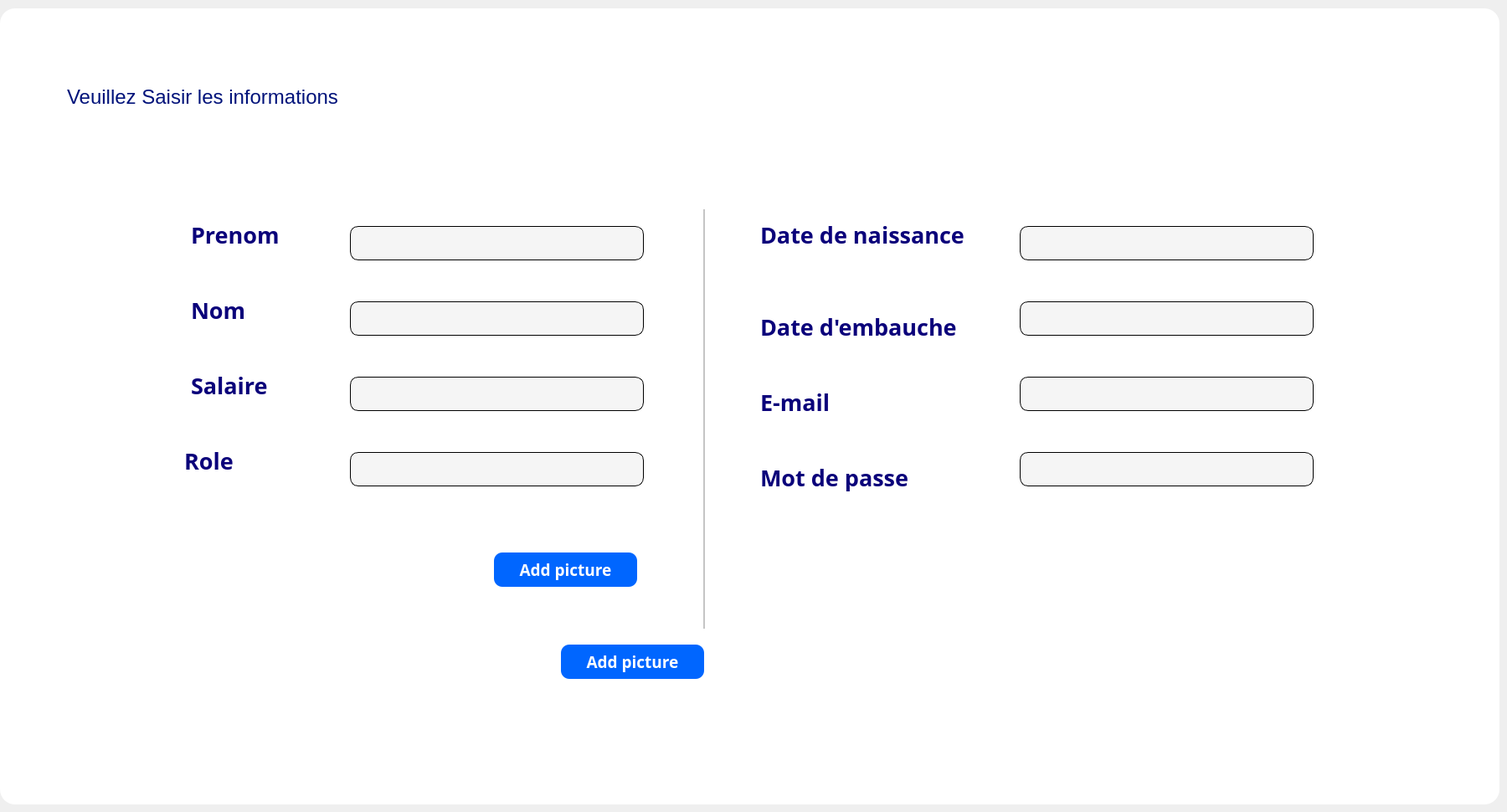
      <widget class="QWidget" name="tab_7">
       <attribute name="icon">
        <iconset resource="D:/volve/untitled22/res.qrc">
         <normaloff>:/icon/icons/icons8-crayon-64.png</normaloff>:/icon/icons/icons8-crayon-64.png</iconset>
       </attribute>
       <attribute name="title">
        <string>Modifier</string>
       </attribute>
       <widget class="QFrame" name="frame_27">
        <property name="geometry">
         <rect>
          <x>0</x>
          <y>10</y>
          <width>1791</width>
          <height>951</height>
         </rect>
        </property>
        <property name="styleSheet">
         <string notr="true">border-radius:18px;
background:white;
</string>
        </property>
        <property name="frameShape">
         <enum>QFrame::StyledPanel</enum>
        </property>
        <property name="frameShadow">
         <enum>QFrame::Raised</enum>
        </property>
        <widget class="QLineEdit" name="le_role_12">
         <property name="geometry">
          <rect>
           <x>418</x>
           <y>530</y>
           <width>351</width>
           <height>41</height>
          </rect>
         </property>
         <property name="styleSheet">
          <string notr="true">border-radius: 10px;
background: #F5F5F5;
border: 1px solid #000000;
padding-bottom:7px;</string>
         </property>
        </widget>
        <widget class="QLabel" name="lab_mdb_12">
         <property name="geometry">
          <rect>
           <x>908</x>
           <y>530</y>
           <width>181</width>
           <height>61</height>
          </rect>
         </property>
         <property name="font">
          <font>
           <family>Yu Gothic UI Semibold</family>
           <pointsize>20</pointsize>
           <weight>75</weight>
           <bold>true</bold>
          </font>
         </property>
         <property name="styleSheet">
          <string notr="true">color: rgb(10, 0, 122);</string>
         </property>
         <property name="text">
          <string>Mot de passe</string>
         </property>
        </widget>
        <widget class="QLineEdit" name="le_email_12">
         <property name="geometry">
          <rect>
           <x>1218</x>
           <y>440</y>
           <width>351</width>
           <height>41</height>
          </rect>
         </property>
         <property name="styleSheet">
          <string notr="true">border-radius: 10px;
background: #F5F5F5;
border: 1px solid #000000;
padding-bottom:7px;</string>
         </property>
        </widget>
        <widget class="QLineEdit" name="le_salaire_12">
         <property name="geometry">
          <rect>
           <x>418</x>
           <y>440</y>
           <width>351</width>
           <height>41</height>
          </rect>
         </property>
         <property name="styleSheet">
          <string notr="true">border-radius: 10px;
background: #F5F5F5;
border: 1px solid #000000;
padding-bottom:7px;</string>
         </property>
        </widget>
        <widget class="QLabel" name="lab_emb_12">
         <property name="geometry">
          <rect>
           <x>908</x>
           <y>350</y>
           <width>271</width>
           <height>61</height>
          </rect>
         </property>
         <property name="font">
          <font>
           <family>Yu Gothic UI Semibold</family>
           <pointsize>20</pointsize>
           <weight>75</weight>
           <bold>true</bold>
          </font>
         </property>
         <property name="styleSheet">
          <string notr="true">color: rgb(10, 0, 122);</string>
         </property>
         <property name="text">
          <string>Date d'embauche</string>
         </property>
        </widget>
        <widget class="QLineEdit" name="le_dn_12">
         <property name="geometry">
          <rect>
           <x>1218</x>
           <y>260</y>
           <width>351</width>
           <height>41</height>
          </rect>
         </property>
         <property name="styleSheet">
          <string notr="true">border-radius: 10px;
background: #F5F5F5;
border: 1px solid #000000;
padding-bottom:7px;</string>
         </property>
        </widget>
        <widget class="QLabel" name="lab_dn_12">
         <property name="geometry">
          <rect>
           <x>908</x>
           <y>240</y>
           <width>281</width>
           <height>61</height>
          </rect>
         </property>
         <property name="font">
          <font>
           <family>Yu Gothic UI Semibold</family>
           <pointsize>20</pointsize>
           <weight>75</weight>
           <bold>true</bold>
          </font>
         </property>
         <property name="styleSheet">
          <string notr="true">color: rgb(10, 0, 122);</string>
         </property>
         <property name="text">
          <string>Date de naissance</string>
         </property>
        </widget>
        <widget class="QLabel" name="lab_role_12">
         <property name="geometry">
          <rect>
           <x>220</x>
           <y>520</y>
           <width>181</width>
           <height>41</height>
          </rect>
         </property>
         <property name="font">
          <font>
           <family>Yu Gothic UI Semibold</family>
           <pointsize>20</pointsize>
           <weight>75</weight>
           <bold>true</bold>
          </font>
         </property>
         <property name="styleSheet">
          <string notr="true">color: rgb(10, 0, 122);</string>
         </property>
         <property name="text">
          <string>Role</string>
         </property>
        </widget>
        <widget class="QLabel" name="lab_pr_12">
         <property name="geometry">
          <rect>
           <x>228</x>
           <y>240</y>
           <width>261</width>
           <height>61</height>
          </rect>
         </property>
         <property name="font">
          <font>
           <family>Yu Gothic UI Semibold</family>
           <pointsize>20</pointsize>
           <weight>75</weight>
           <bold>true</bold>
          </font>
         </property>
         <property name="styleSheet">
          <string notr="true">color: rgb(10, 0, 122);</string>
         </property>
         <property name="text">
          <string>Prenom</string>
         </property>
        </widget>
        <widget class="QLineEdit" name="le_prenom_12">
         <property name="geometry">
          <rect>
           <x>418</x>
           <y>260</y>
           <width>351</width>
           <height>41</height>
          </rect>
         </property>
         <property name="styleSheet">
          <string notr="true">border-radius: 10px;
background: #F5F5F5;
border: 1px solid #000000;
padding-bottom:7px;</string>
         </property>
        </widget>
        <widget class="QLabel" name="lab_sal_12">
         <property name="geometry">
          <rect>
           <x>228</x>
           <y>420</y>
           <width>151</width>
           <height>61</height>
          </rect>
         </property>
         <property name="font">
          <font>
           <family>Yu Gothic UI Semibold</family>
           <pointsize>20</pointsize>
           <weight>75</weight>
           <bold>true</bold>
          </font>
         </property>
         <property name="styleSheet">
          <string notr="true">color: rgb(10, 0, 122);</string>
         </property>
         <property name="text">
          <string>Salaire</string>
         </property>
        </widget>
        <widget class="QLineEdit" name="le_nom_12">
         <property name="geometry">
          <rect>
           <x>418</x>
           <y>350</y>
           <width>351</width>
           <height>41</height>
          </rect>
         </property>
         <property name="styleSheet">
          <string notr="true">border-radius: 10px;
background: #F5F5F5;
border: 1px solid #000000;
padding-bottom:7px;</string>
         </property>
        </widget>
        <widget class="Line" name="line_17">
         <property name="geometry">
          <rect>
           <x>840</x>
           <y>240</y>
           <width>2</width>
           <height>501</height>
          </rect>
         </property>
         <property name="font">
          <font>
           <pointsize>2</pointsize>
          </font>
         </property>
         <property name="styleSheet">
          <string notr="true">background:rgb(197, 197, 197);</string>
         </property>
         <property name="orientation">
          <enum>Qt::Vertical</enum>
         </property>
        </widget>
        <widget class="QLabel" name="lab_email_12">
         <property name="geometry">
          <rect>
           <x>908</x>
           <y>440</y>
           <width>151</width>
           <height>61</height>
          </rect>
         </property>
         <property name="font">
          <font>
           <family>Yu Gothic UI Semibold</family>
           <pointsize>20</pointsize>
           <weight>75</weight>
           <bold>true</bold>
          </font>
         </property>
         <property name="styleSheet">
          <string notr="true">color: rgb(10, 0, 122);</string>
         </property>
         <property name="text">
          <string>E-mail</string>
         </property>
        </widget>
        <widget class="QPushButton" name="pb_add_p_12">
         <property name="geometry">
          <rect>
           <x>590</x>
           <y>650</y>
           <width>171</width>
           <height>41</height>
          </rect>
         </property>
         <property name="font">
          <font>
           <family>Yu Gothic UI Semibold</family>
           <pointsize>14</pointsize>
           <weight>75</weight>
           <bold>true</bold>
          </font>
         </property>
         <property name="styleSheet">
          <string notr="true">QPushButton {
background:rgb(0, 102, 255);
color:white;
border-radius: 10px;
}

QPushButton::hover
{
background:rgb(0, 51, 162);
color:white;
border-radius: 10px;

}</string>
         </property>
         <property name="text">
          <string>Add picture</string>
         </property>
        </widget>
        <widget class="QLineEdit" name="lineEdit_18">
         <property name="geometry">
          <rect>
           <x>1218</x>
           <y>530</y>
           <width>351</width>
           <height>41</height>
          </rect>
         </property>
         <property name="styleSheet">
          <string notr="true">border-radius: 10px;
background: #F5F5F5;
border: 1px solid #000000;
padding-bottom:7px;</string>
         </property>
        </widget>
        <widget class="QLabel" name="lab_nom_12">
         <property name="geometry">
          <rect>
           <x>228</x>
           <y>330</y>
           <width>161</width>
           <height>61</height>
          </rect>
         </property>
         <property name="font">
          <font>
           <family>Yu Gothic UI Semibold</family>
           <pointsize>20</pointsize>
           <weight>75</weight>
           <bold>true</bold>
          </font>
         </property>
         <property name="styleSheet">
          <string notr="true">color: rgb(10, 0, 122);</string>
         </property>
         <property name="text">
          <string>Nom</string>
         </property>
        </widget>
        <widget class="QLineEdit" name="le_emb_12">
         <property name="geometry">
          <rect>
           <x>1218</x>
           <y>350</y>
           <width>351</width>
           <height>41</height>
          </rect>
         </property>
         <property name="styleSheet">
          <string notr="true">border-radius: 10px;
background: #F5F5F5;
border: 1px solid #000000;
padding-bottom:7px;</string>
         </property>
        </widget>
        <widget class="QLabel" name="profilePictureLabel_12">
         <property name="geometry">
          <rect>
           <x>250</x>
           <y>630</y>
           <width>171</width>
           <height>131</height>
          </rect>
         </property>
         <property name="text">
          <string/>
         </property>
        </widget>
        <widget class="QLabel" name="label_vs_17">
         <property name="geometry">
          <rect>
           <x>80</x>
           <y>90</y>
           <width>501</width>
           <height>31</height>
          </rect>
         </property>
         <property name="font">
          <font>
           <pointsize>18</pointsize>
          </font>
         </property>
         <property name="styleSheet">
          <string notr="true">color: r;
color: rgb(0, 18, 122);</string>
         </property>
         <property name="text">
          <string>Veuillez Saisir les informations </string>
         </property>
        </widget>
        <widget class="QPushButton" name="pb_add_p_13">
         <property name="geometry">
          <rect>
           <x>670</x>
           <y>760</y>
           <width>171</width>
           <height>41</height>
          </rect>
         </property>
         <property name="font">
          <font>
           <family>Yu Gothic UI Semibold</family>
           <pointsize>14</pointsize>
           <weight>75</weight>
           <bold>true</bold>
          </font>
         </property>
         <property name="styleSheet">
          <string notr="true">QPushButton {
background:rgb(0, 102, 255);
color:white;
border-radius: 10px;
}

QPushButton::hover
{
background:rgb(0, 51, 162);
color:white;
border-radius: 10px;

}</string>
         </property>
         <property name="text">
          <string>Add picture</string>
         </property>
        </widget>
       </widget>
      </widget>
